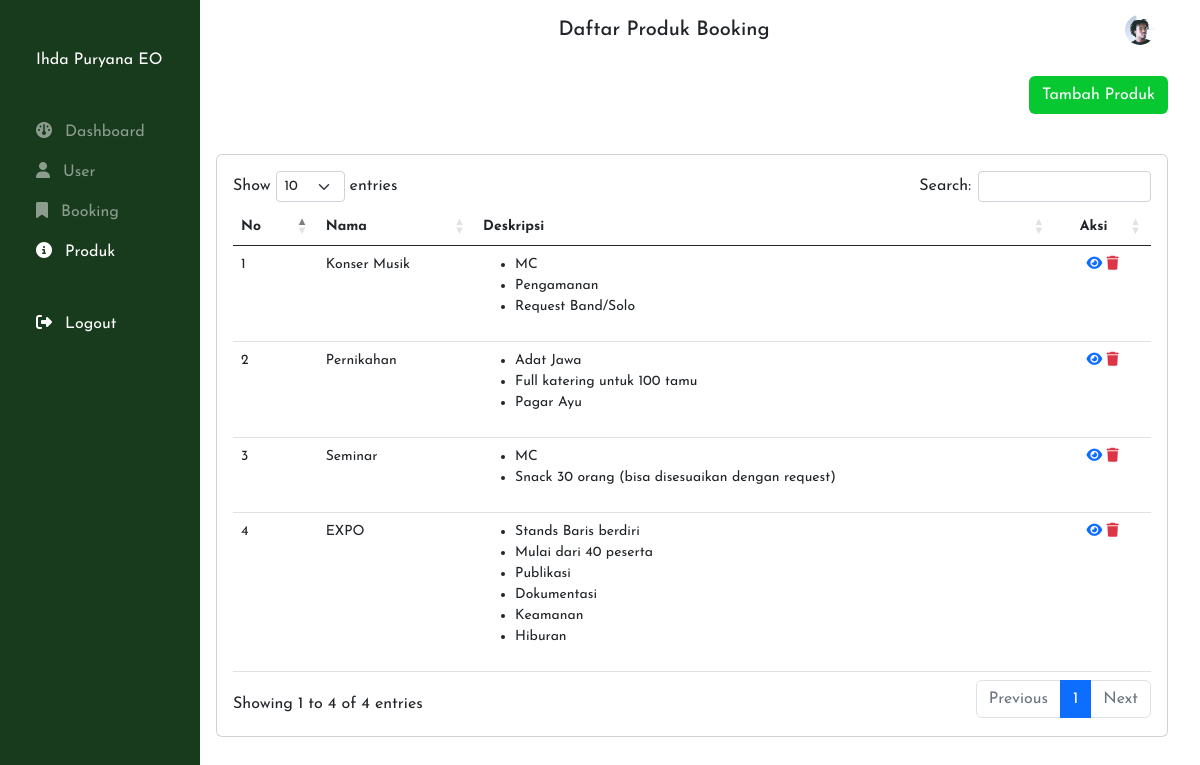
The app's page /superadmin/produk.php (signed in) with its own data.
### tables this page shows
CREATE TABLE `user` (
  `id` int(11) NOT NULL,
  `email` varchar(50) NOT NULL,
  `password` varchar(50) NOT NULL,
  `type` varchar(50) NOT NULL,
  `nama` varchar(100) NOT NULL,
  `jenis_kelamin` varchar(50) DEFAULT NULL,
  `no_hp` varchar(20) DEFAULT NULL,
  `alamat` varchar(200) DEFAULT NULL,
  `avatar` text DEFAULT NULL
);

CREATE TABLE `produk` (
  `id` int(11) NOT NULL,
  `nama` varchar(40) NOT NULL,
  `harga` int(100) NOT NULL
);

CREATE TABLE `deskripsi_produk` (
  `id` int(11) NOT NULL,
  `produk_id` int(11) NOT NULL,
  `deskripsi` varchar(100) NOT NULL
);

### superadmin/produk.php (the view, shortened to what this page needs)
<?php include "header.php"?>
<div class="container">
    <div class="row">
    <div class="col-12 mb-4 pt-3 d-flex justify-content-end">
        <a href="produkCreate.php" class="btn text-white" style="background-color:rgba(7, 200, 49, 1)">Tambah Produk</a>
    </div>
       <div class="col-12 mb-4 pt-3">
        <div class="card">
            <div class="card-body">
                <div class="row">
                    <div class="col-12">
                        <table id="example" class="table fs-14" style="width:100%">
                            <thead>
                                <tr>
                                    <th>No</th>
                                    <th>Nama</th>
                                    <th>Deskripsi</th>
                                    <th class="text-center">Aksi</th>
                                </tr>
                            </thead>
                            <tbody>
                            <?php
                                $no=1;
                                $query="SELECT * FROM produk ";
                                $result=mysqli_query($db,$query);
                                while ($data=mysqli_fetch_array($result))
                                {?>
                                <tr>
                                    <td><?=$no++?></td>
                                    <td><?=$data['nama']?></td>
                                    <td>
                                        <ul>
                                        <?php
                                                $idProduk=$data['id'];
                                                $query2="SELECT deskripsi FROM deskripsi_produk WHERE produk_id='$idProduk'";
                                                $result2=mysqli_query($db,$query2);
                                                while ($data2=mysqli_fetch_array($result2))
                                                {?>
                                                    <li><?=$data2['deskripsi']?></li>
                                            <?php
                                            }?>
                                        </ul>
                                    </td>
                                    <td class="text-center">
                                        <a  href="produkEdit.php?id=<?=$data['id']?>" class="text-primary text-decoration-none"><i class="fa-solid fa-eye"></i></a>
                                        <a href="" class="text-danger text-decoration-none" data-bs-toggle="modal" data-bs-target="#deletModal<?=$data['id']?>"><i class="fa-solid fa-trash"></i></a>
                                    </td>
                                </tr>
                                <?php
                                    }
                                    ?>
                            </tbody>
                        </table>
                    </div>
                </div>
            </div>
        </div>
       </div>
    </div>
</div>
<?php include "footer.php"?>

### superadmin/header.php (shortened to what this page needs)
<?php
include "../koneksi.php";
if ($_SESSION['status']!="login") {
    header("location:../loginCustomer.php?pesan=belumlogin");
} elseif($_SESSION['type']!='admin'){
header("location:../loginCustomer.php?pesan=bukanlogin");
}else{
$email = $_SESSION['email'];
 $cariuser="SELECT * FROM user WHERE email='$email'";
$cari=mysqli_query($db, $cariuser);
if(mysqli_num_rows($cari)<1){
  echo "NOt found";
}else{
  $user=mysqli_fetch_array($cari);
}
}
?>
<!doctype html>
<html lang="en">
  <head>
    <link href="https://cdn.jsdelivr.net/npm/bootstrap@5.0.2/dist/css/bootstrap.min.css" rel="stylesheet">
    <link rel="stylesheet" href="../asset/css/admin.css">
    <link rel="stylesheet" href="https://cdnjs.cloudflare.com/ajax/libs/font-awesome/6.4.0/css/all.min.css" />
    <link rel="stylesheet" href="https://cdnjs.cloudflare.com/ajax/libs/twitter-bootstrap/5.2.0/css/bootstrap.min.css">
    <link rel="stylesheet" href="https://cdn.datatables.net/1.13.4/css/dataTables.bootstrap5.min.css">
  </head>
  <body>
  <?php
            $activePage = basename($_SERVER['PHP_SELF'], ".php");
  ?>
<div class="d-none d-lg-block">
  <div class="container-fluid">
    <div class="row">
      <div class="col-2 bg-1 bg-nav-left">
        <div class="row">
          <div class="col-12 pt-5 f-1">
            <a href="index.php" class="text-center text-white text-decoration-none ms-4 pt-4 fs-16">Ihda Puryana EO</a>
          </div>
          <div class="col-12 pt-5 f-1">
            <a href="index.php" class="my-nav-link text-decoration-none ms-4 pt-4 <?= ($activePage == 'index') ? 'my-nav-link-active':''; ?>"><i class="me-2 fa-solid fa-gauge"></i> Dashboard</a>
          </div>
          <div class="col-12 pt-3 f-1">
            <a href="user.php" class="my-nav-link text-decoration-none ms-4 pt-4 <?= ($activePage == 'user') ? 'my-nav-link-active':''; ?> <?= ($activePage == 'userDetail') ? 'my-nav-link-active':''; ?>"><i class="me-2 fa-solid fa-user"></i> User</a>
          </div>
          <div class="col-12 pt-3 f-1">
            <a href="booking.php" class="my-nav-link text-decoration-none ms-4 pt-4 <?= ($activePage == 'booking') ? 'my-nav-link-active':''; ?> <?= ($activePage == 'bookingDetail') ? 'my-nav-link-active':''; ?> "><i class="me-2 fa-solid fa-bookmark"></i> Booking</a>
          </div>
          <div class="col-12 pt-3 f-1">
            <a href="produk.php" class="my-nav-link text-decoration-none ms-4 pt-4 <?= ($activePage == 'produk') ? 'my-nav-link-active':''; ?> <?= ($activePage == 'produkCreate') ? 'my-nav-link-active':''; ?> <?= ($activePage == 'produkEdit') ? 'my-nav-link-active':''; ?>"><i class="me-2 fa-solid fa-circle-info"></i> Produk</a>
          </div>
          <div class="col-12 pt-5 f-1">
            <a href="../logout.php" class="my-nav-link my-nav-link-active text-decoration-none ms-4 pt-4"><i class="me-2 fa-solid fa-right-from-bracket"></i> Logout</a>
          </div>
        </div>
      </div>
      <div class="col-10 contents f-1">
        <div class="container">
          <div class="row">
            <div class="col-12 d-flex justify-content-between align-items-center py-2">
              <div class="">
                <h6 class="fs-20 my-auto">
                  <?= ($activePage == 'produk') ? 'Daftar Produk Booking':''; ?>
                </h6>
              </div>
              <div class="">
                <div class="dropdown">
                  <button class="btn text-white" type="button" id="dropdownMenuButton1" data-bs-toggle="dropdown" aria-expanded="false">
                    <img src="../asset/img/avatar/<?=$user['avatar']?>" alt="" style="width:30px;height:30px;border-radius:50%">
                  </button>
                </div>
              </div>
            </div>
          </div>
        </div>

### asset/css/admin.css (style rules this page uses)
.f-1 { font-family: 'Josefin Sans', sans-serif; }
.bg-1 { background-color: rgba(24, 58, 29, 1); }
.bg-nav-left { position: fixed; width: 15%; height: 100vh; }
.contents { width: 85%; margin-left: 16%; }
.my-nav-link { color: rgba(255, 255, 255, 0.5); font-size: 16px; }
.my-nav-link-active { color: rgba(255, 255, 255, 1); }
.fs-14 { font-size: 14px; }
.fs-16 { font-size: 16px; }
.fs-20 { font-size: 20px; }

### records on screen
user: avatar (picture)
produk: nama "Konser Musik"
deskripsi_produk: deskripsi "MC"
deskripsi_produk: deskripsi "Pengamanan"
deskripsi_produk: deskripsi "Request Band/Solo"
produk: nama "Pernikahan"
deskripsi_produk: deskripsi "Adat Jawa"
deskripsi_produk: deskripsi "Full katering untuk 100 tamu"
deskripsi_produk: deskripsi "Pagar Ayu"
produk: nama "Seminar"
deskripsi_produk: deskripsi "MC"
deskripsi_produk: deskripsi "Snack 30 orang (bisa disesuaikan dengan request)"
produk: nama "EXPO"
deskripsi_produk: deskripsi "Stands Baris berdiri"
deskripsi_produk: deskripsi "Mulai dari 40 peserta"
deskripsi_produk: deskripsi "Publikasi"
deskripsi_produk: deskripsi "Dokumentasi"
deskripsi_produk: deskripsi "Keamanan"
deskripsi_produk: deskripsi "Hiburan"
